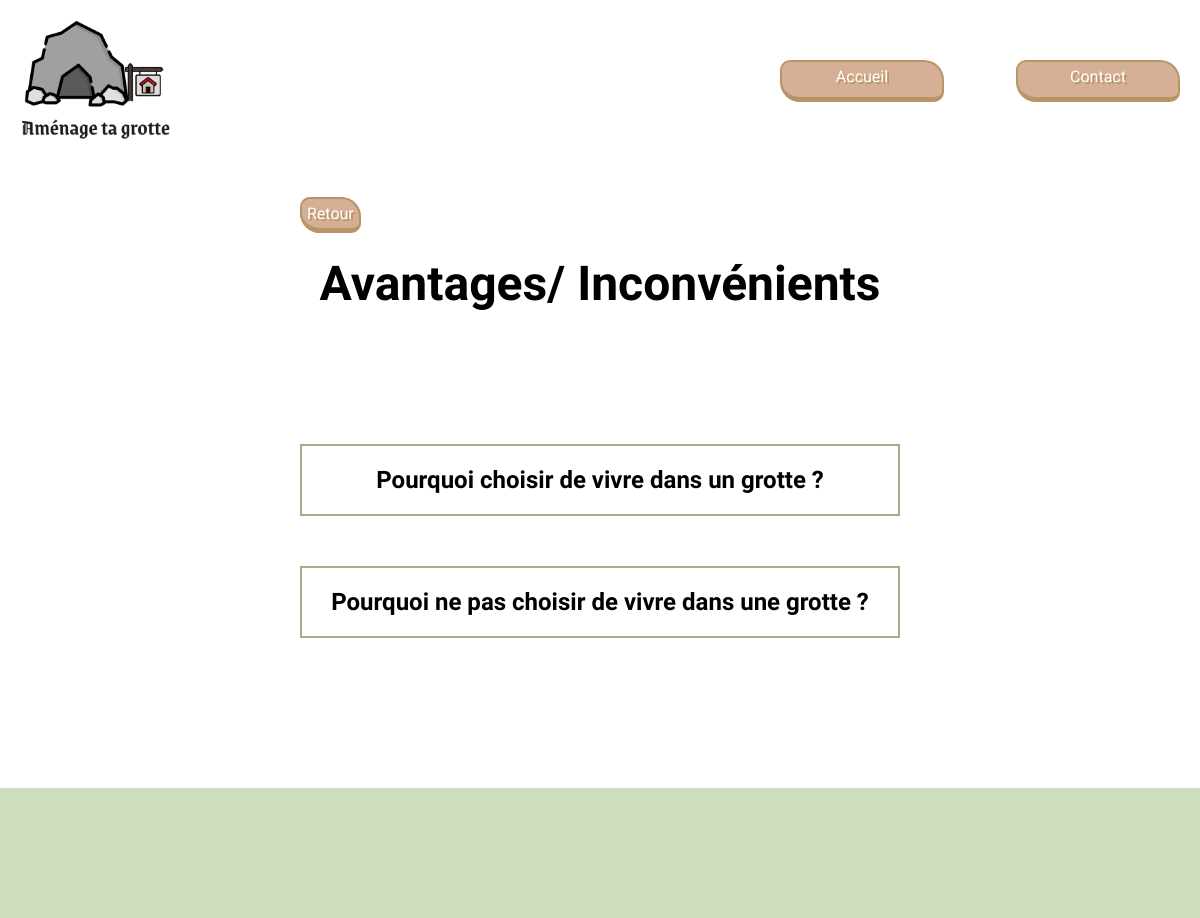
Page /categorie.php?id=18 on the earlier database version.
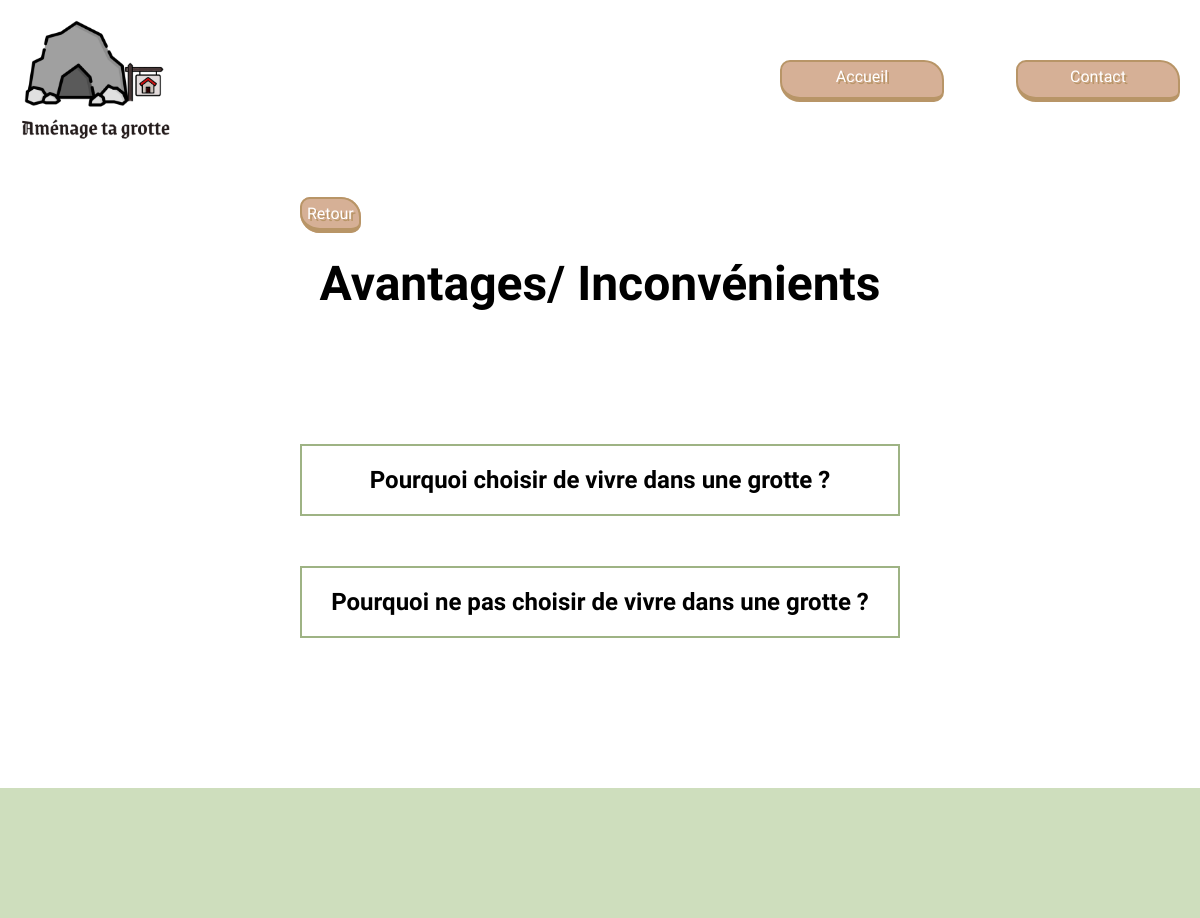
Same page on the later database version.
### tables this page shows
CREATE TABLE `article_blog` (
  `id_article` int(11) NOT NULL,
  `date_article` date DEFAULT NULL,
  `titre` varchar(200) DEFAULT NULL,
  `texte` text DEFAULT NULL,
  `id_admin` int(11) NOT NULL,
  `id_categorie` int(11) NOT NULL
);

### categorie.php (the view, shortened to what this page needs)
<?php
include('appelBdd.php');
include('header.php');
?>
<main>
    <div class="">
        <a class="button150px35px" href="index.php">Retour</a>
    </div>
    <?php
    $query = $db -> prepare('SELECT * FROM categorie WHERE id_categorie = :id');
    $query -> execute([
        'id'=> $_GET['id'],
    ]);
    $categorie = $query -> fetchAll();
        foreach($categorie as $cat){?>
    <div class="titles">
        <div class="title1">
            <h1><?=$cat['categorie']?></h1>
        </div>
    </div>
    <?php }
    $query2 = $db -> prepare('SELECT * FROM categorie INNER JOIN article_blog ON categorie.id_categorie = article_blog.id_categorie
                            WHERE categorie.id_categorie = :id');
    $query2 -> execute([
        'id'=> $_GET['id'],
    ]);
    $articles = $query2 ->fetchAll();
        foreach($articles as $artBlog){
    ?>
    <section class="section-category">
        <a class="" href="article.php?id=<?=$artBlog['id_article']?>">
            <h2><?=$artBlog['titre']?></h2>
        </a>
    </section>
    <?php } ?>
</main>
<?php include('footer.php'); ?>

Differences in the rows shown:
changed article_blog: titre "Pourquoi choisir de vivre dans un grotte ?" → "Pourquoi choisir de vivre dans une grotte ?"
